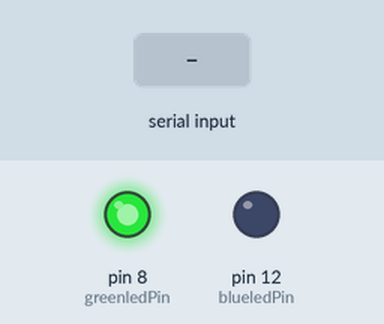
Recording of a sketch running on a simulated Arduino Uno, built for the host (arithmetic inside an expression is 32-bit, double 64-bit). On the bench: output pins drawn as LEDs (lit = HIGH). Inputs (shaded band) come from the test bench. What the sketch prints to the serial monitor is not drawn.

Above: at 1.2 s.
1.3 s: byte 30 received over Serial
At 2.3 s:
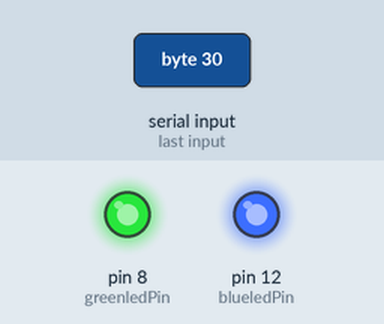
2.8 s: byte 90 received over Serial
4.3 s: byte 120 received over Serial
At 38.1 s:
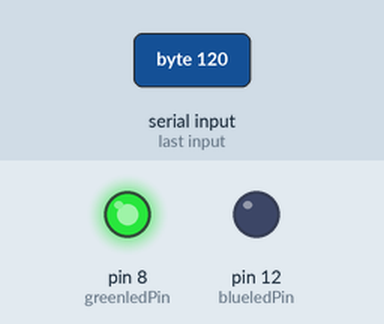
Timing chart, 0 to 38.8 s (numbered marks = the images above; inputs shaded):
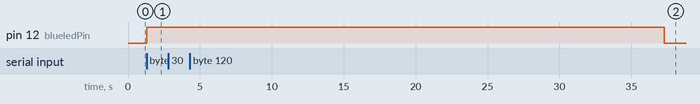

Measured:
- after the input at 1.3 s, pin 12 (blueledPin): LOW → HIGH at once
- after the input at 2.8 s, every drawn part: stays the same
- after the input at 4.3 s, pin 12 (blueledPin): HIGH → LOW after 33.0 s instead of 31.5 s

The sketch:

recieve_sketch.ino
```cpp
// initialize all pins and variables
#define greenledPin 8
#define blueledPin 12
int state = 0;
int count = 0;

// initialize led states and begin serial communication
void setup() {
  pinMode(greenledPin, OUTPUT);
  pinMode(blueledPin, OUTPUT);
  digitalWrite(greenledPin, HIGH);
  digitalWrite(blueledPin, LOW);
  Serial.begin(9600); // Default communication rate of the Bluetooth module
}

void loop() {
 if(Serial.available() > 0){ // if data available at serial port
    digitalWrite(blueledPin, HIGH); // if there is, then turn blue led on
    count = 0; // keeps count at 0 when recieving data
    state = Serial.read(); // assign incoming data to variable state
    Serial.write(state); // write data to serial monitor
 }
 count += 1; // start adding once data is not being recieved

 if(count > 30000){ // if count reaches 30000, then that means data is not available
   digitalWrite(blueledPin, LOW); // if data not available, turn blue led off
 }
}
```
